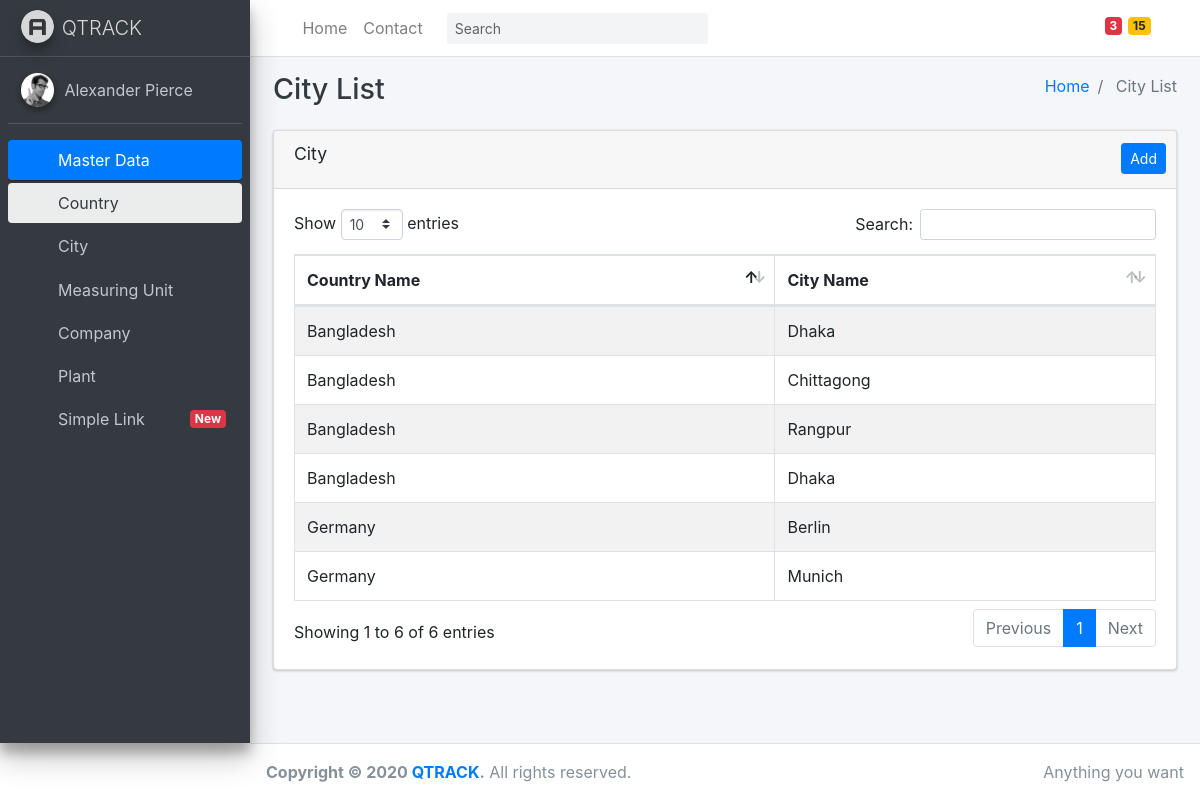
Page /master_data/master_data/city on the committed database.
### master_data/models.py (models this page shows, shortened)
class City(models.Model):
    country = models.ForeignKey(
        Country, on_delete=models.CASCADE, null=True)
    city_name = models.CharField(max_length=50)
    def country_name(self):
        return self.country.country_name

class Country(models.Model):
    country_name = models.CharField(max_length=100, unique=True)

### master_data/views.py (the view)
# urls.py: path('master_data/city', city, name='city'),
def city(request):
    city = City.objects.all()
    context = {'country': country,
               'city': city
               }
    return render(request, 'master_data/city/city_list.html', context)

### master_data/templates/master_data/city/city_list.html (shortened to what this page needs)
{% extends 'index.html' %}
        {% load static %}
    {% block navbar %}
     {% include 'navbar.html' %}
    {% endblock %}
    {% block sidebar %}
     {% include 'sidebar.html' %}
    {% endblock %}
         {% block content_header_title %}
            City List
         {% endblock %}
         {% block content_header_breadcrumb %}
             City List
         {% endblock %}
  {% block content %}
    <section class="content">
      <div class="container-fluid">
        <div class="row">
          <div class="col-12">
            <div class="card">
              <div class="card-header">
                <h3 class="card-title">City</h3>
                 <div class="card-tools center"><a href="{% url 'city_add' %}" class="btn btn-primary btn-sm" >Add</a></div>
              </div>
              <div class="card-body">
                <table id="example1" class="table table-bordered table-striped">
                  <thead>
                  <tr>
                    <th>Country Name</th>
                    <th>City Name</th>
                  </tr>
                  </thead>
                  <tbody>
                  {% for c in city%}
                  <tr>
                    <td>{{c.country_name}}</td>
                    <td>{{c.city_name}}</td>
                  </tr>
                  {% endfor%}
                  </tbody>
                </table>
              </div>
            </div>
          </div>
        </div>
      </div>
    </section>
  </div>
{% endblock %}
  {% block footer %}
            {% include 'footer.html' %}
        {% endblock %}

### rows in the picture
City: country_name "Bangladesh", city_name "Dhaka"
City: country_name "Germany", city_name "Berlin"
City: country_name "Bangladesh", city_name "Chittagong"
City: country_name "Bangladesh", city_name "Rangpur"
City: country_name "Germany", city_name "Munich"
City: country_name "Bangladesh", city_name "Dhaka"
